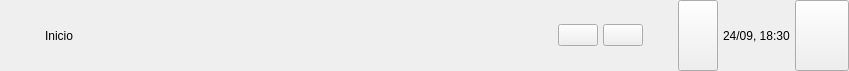
<?xml version="1.0" encoding="UTF-8"?>
<ui version="4.0">
 <class>StatusBar</class>
 <widget class="QWidget" name="StatusBar">
  <property name="geometry">
   <rect>
    <x>0</x>
    <y>0</y>
    <width>849</width>
    <height>71</height>
   </rect>
  </property>
  <property name="sizePolicy">
   <sizepolicy hsizetype="Expanding" vsizetype="Expanding">
    <horstretch>100</horstretch>
    <verstretch>100</verstretch>
   </sizepolicy>
  </property>
  <property name="minimumSize">
   <size>
    <width>600</width>
    <height>50</height>
   </size>
  </property>
  <property name="maximumSize">
   <size>
    <width>849</width>
    <height>71</height>
   </size>
  </property>
  <property name="windowTitle">
   <string>Form</string>
  </property>
  <property name="styleSheet">
   <string notr="true" />
  </property>
  <layout class="QHBoxLayout" name="horizontalLayout_3">
   <property name="spacing">
    <number>0</number>
   </property>
   <property name="margin">
    <number>0</number>
   </property>
   <item>
    <widget class="QWidget" name="StatusBarCenterCont" native="true">
     <layout class="QHBoxLayout" name="horizontalLayout_2">
      <property name="spacing">
       <number>0</number>
      </property>
      <property name="margin">
       <number>0</number>
      </property>
      <item>
       <widget class="QWidget" name="StatusBarCont" native="true">
        <layout class="QHBoxLayout" name="horizontalLayout">
         <property name="spacing">
          <number>5</number>
         </property>
         <property name="margin">
          <number>0</number>
         </property>
         <item>
          <widget class="QLabel" name="spinnerLbl">
           <property name="minimumSize">
            <size>
             <width>40</width>
             <height>45</height>
            </size>
           </property>
           <property name="text">
            <string />
           </property>
          </widget>
         </item>
         <item>
          <widget class="ElidedLabel" name="currentSectionLbl">
           <property name="sizePolicy">
            <sizepolicy hsizetype="Expanding" vsizetype="Expanding">
             <horstretch>0</horstretch>
             <verstretch>0</verstretch>
            </sizepolicy>
           </property>
           <property name="text">
            <string>Inicio</string>
           </property>
          </widget>
         </item>
         <item>
          <spacer name="horizontalSpacer">
           <property name="minimumSize">
            <size>
             <width>0</width>
             <height>45</height>
            </size>
           </property>
           <property name="orientation">
            <enum>Qt::Horizontal</enum>
           </property>
           <property name="sizeHint" stdset="0">
            <size>
             <width>16</width>
             <height>28</height>
            </size>
           </property>
          </spacer>
         </item>
         <item>
          <widget class="QLabel" name="syncSpinnerLbl">
           <property name="text">
            <string />
           </property>
          </widget>
         </item>
         <item>
          <widget class="QPushButton" name="lightBtn">
           <property name="focusPolicy">
            <enum>Qt::NoFocus</enum>
           </property>
           <property name="text">
            <string />
           </property>
           <property name="checkable">
            <bool>false</bool>
           </property>
          </widget>
         </item>
         <item>
          <widget class="QPushButton" name="wifiBtn">
           <property name="focusPolicy">
            <enum>Qt::NoFocus</enum>
           </property>
           <property name="text">
            <string />
           </property>
          </widget>
         </item>
         <item>
          <widget class="QLabel" name="usbConnectedLbl">
           <property name="minimumSize">
            <size>
             <width>25</width>
             <height>50</height>
            </size>
           </property>
           <property name="maximumSize">
            <size>
             <width>35</width>
             <height>71</height>
            </size>
           </property>
           <property name="text">
            <string />
           </property>
          </widget>
         </item>
         <item>
          <widget class="QPushButton" name="batteryLbl">
           <property name="sizePolicy">
            <sizepolicy hsizetype="Minimum" vsizetype="Expanding">
             <horstretch>0</horstretch>
             <verstretch>0</verstretch>
            </sizepolicy>
           </property>
           <property name="text">
            <string />
           </property>
          </widget>
         </item>
         <item>
          <widget class="QLabel" name="timeLbl">
           <property name="minimumSize">
            <size>
             <width>0</width>
             <height>53</height>
            </size>
           </property>
           <property name="maximumSize">
            <size>
             <width>16777215</width>
             <height>75</height>
            </size>
           </property>
           <property name="text">
            <string>24/09, 18:30</string>
           </property>
          </widget>
         </item>
         <item>
          <widget class="QPushButton" name="currentReadBtn">
           <property name="sizePolicy">
            <sizepolicy hsizetype="Preferred" vsizetype="Preferred">
             <horstretch>0</horstretch>
             <verstretch>0</verstretch>
            </sizepolicy>
           </property>
           <property name="minimumSize">
            <size>
             <width>54</width>
             <height>52</height>
            </size>
           </property>
           <property name="maximumSize">
            <size>
             <width>76</width>
             <height>74</height>
            </size>
           </property>
           <property name="focusPolicy">
            <enum>Qt::NoFocus</enum>
           </property>
           <property name="styleSheet">
            <string notr="true" />
           </property>
           <property name="text">
            <string />
           </property>
          </widget>
         </item>
        </layout>
       </widget>
      </item>
     </layout>
    </widget>
   </item>
  </layout>
 </widget>
 <layoutdefault margin="0" spacing="5" />
 <customwidgets>
  <customwidget>
   <class>ElidedLabel</class>
   <extends>QLabel</extends>
   <header>ElidedLabel.h</header>
  </customwidget>
 </customwidgets>
 <resources />
 <connections />
</ui>
